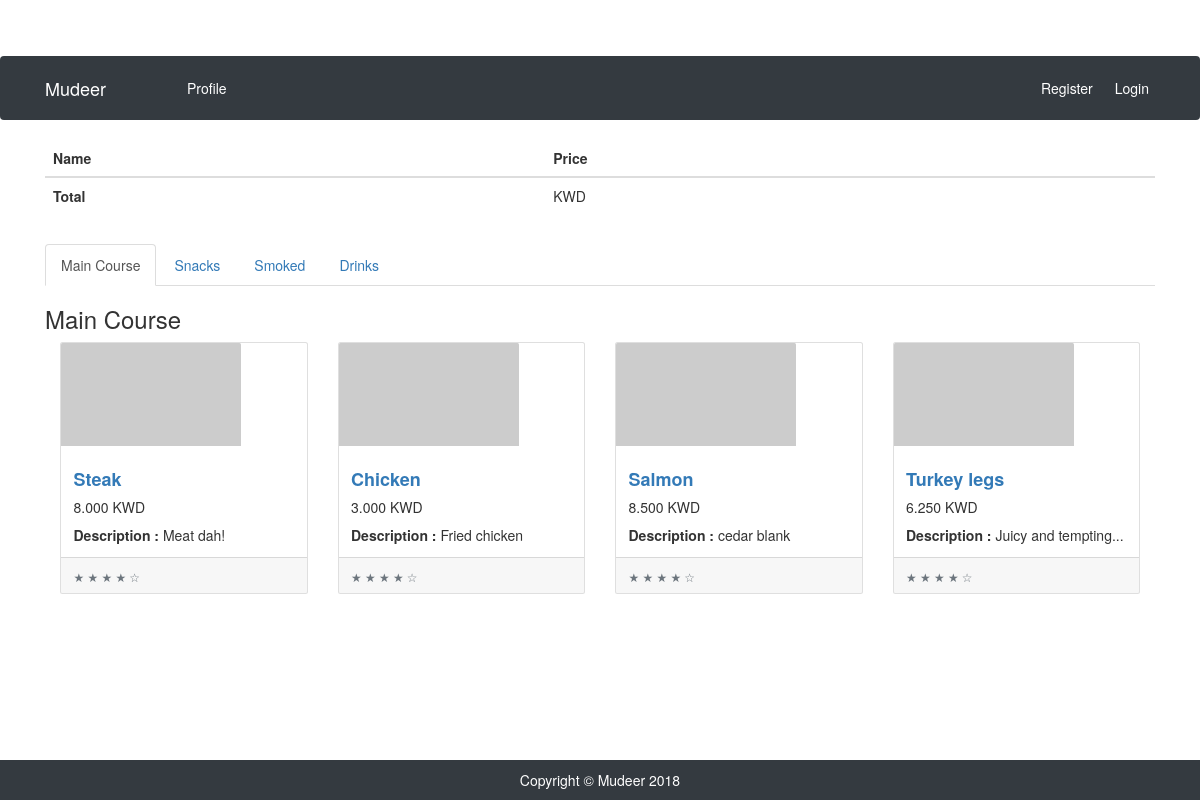
The app's page /ordering_page/1/, older data.
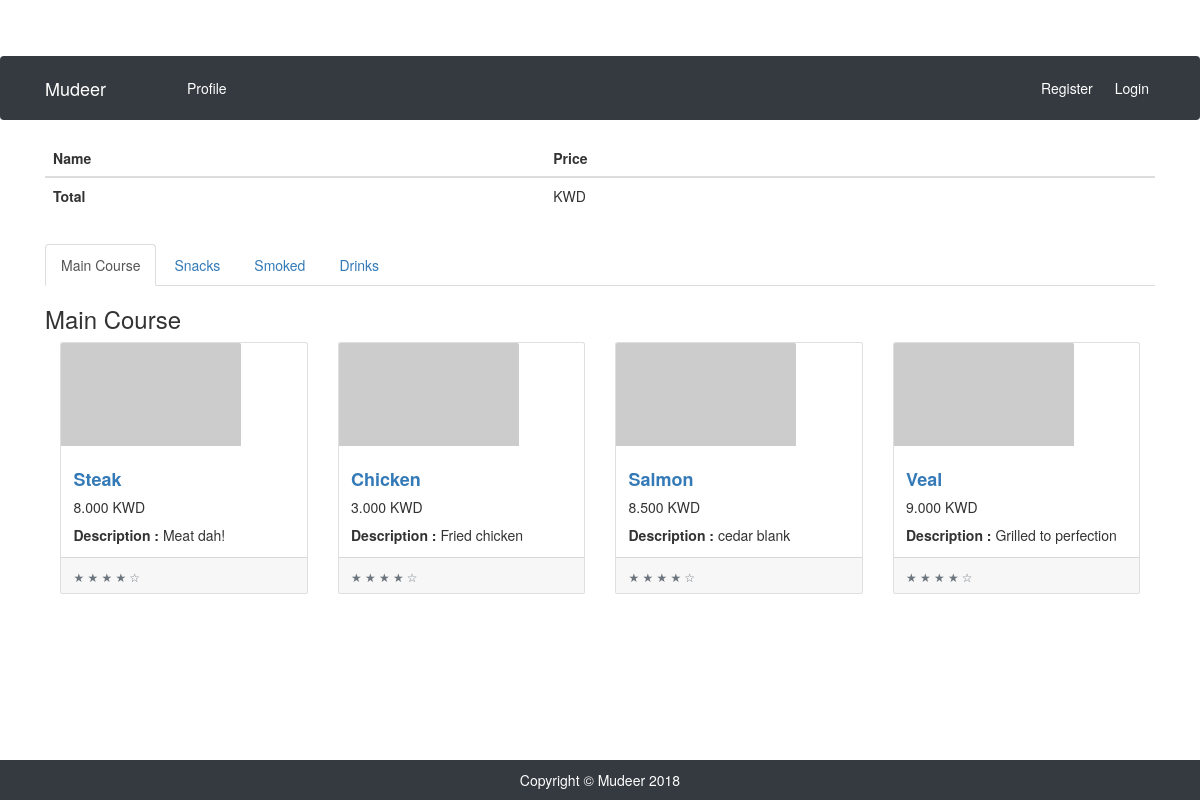
The same page, newer data.
### POSsystem/models.py (models this page shows, shortened)
class Category(models.Model):
	restaurant = models.ForeignKey(Restaurant, on_delete=models.CASCADE)
	name = models.CharField(max_length=25)

class Item(models.Model):
	category = models.ForeignKey(Category, on_delete=models.CASCADE)
	name = models.CharField(max_length=25)
	description = models.TextField()
	price = models.DecimalField(max_digits=5, decimal_places=3)

### POSsystem/views.py (the view)
# urls.py: path('ordering_page/<int:restaurant_id>/', views.ordering_page, name='ordering_page'),
def ordering_page(request,restaurant_id):
	restaurant_obj = Restaurant.objects.get(id=restaurant_id)
	context = {
		"restaurant": restaurant_obj,
	}
	return render(request, 'ordering_page.html', context)

### POSsystem/templates/ordering_page.html (shortened to what this page needs)
{% extends "base.html" %}
{% block content %}
<link rel="stylesheet" href="https://maxcdn.bootstrapcdn.com/bootstrap/3.3.7/css/bootstrap.min.css">
      <table class="table">
        <thead>
            <tr>
                <th scope="col">Name</th>
                <th scope="col">Price</th>
                <th scope="col"></th>
            </tr>
        </thead>
        <tbody>
            <tr>
                <th scope="row">Total</th>
                <td>{{ total_price }} KWD</td>
                <td></td>
            </tr>
        </tbody>
    </table>
    <ul class="nav nav-tabs mt-5">
    {% for category in restaurant.category_set.all %}
    {% if forloop.first %}
    <li class="active"><a data-toggle="tab" href="#name-{{category.name}}">{{category.name}}</a></li>
    {% else %}
    <li><a data-toggle="tab" href="#name-{{category.name}}">{{category.name}}</a></li>
    {% endif %}
    {% endfor %}
  </ul>
  <div class="tab-content">
      {% for category in restaurant.category_set.all %}
        {% if forloop.first %}
            <div id="name-{{category.name}}" class="tab-pane fade in active">
              <h3>{{category.name}}</h3>
              {% for item in category.item_set.all %}
              <div class="col-lg-3 col-md-6 mb-4">
                <div class="card">
                  <a href="#"><img class="card-img-top" src="http://placehold.it/700x400" alt=""></a>
                  <div class="card-body">
                    <h4 class="card-title">
                      <a href="#"><strong> {{item.name}} </strong></a>
                    </h4>
                    <h5>{{item.price}} KWD</h5>
                    <p class="card-text"><strong>Description :</strong> {{item.description}}</p>
                  </div>
                  <div class="card-footer">
                    <small class="text-muted">&#9733; &#9733; &#9733; &#9733; &#9734;</small>
                  </div>
                </div>
              </div>
              {% endfor %}
            </div>
        {% endif %}
      {% endfor %}
    </div>
{% endblock %}

Row changes from the older to the newer data that the page shows:
removed Item: name "Turkey legs", price "6.250", description "Juicy and tempting...", shown under Category "Main Course"
added Item: name "Veal", price "9.000", description "Grilled to perfection", shown under Category "Main Course"
